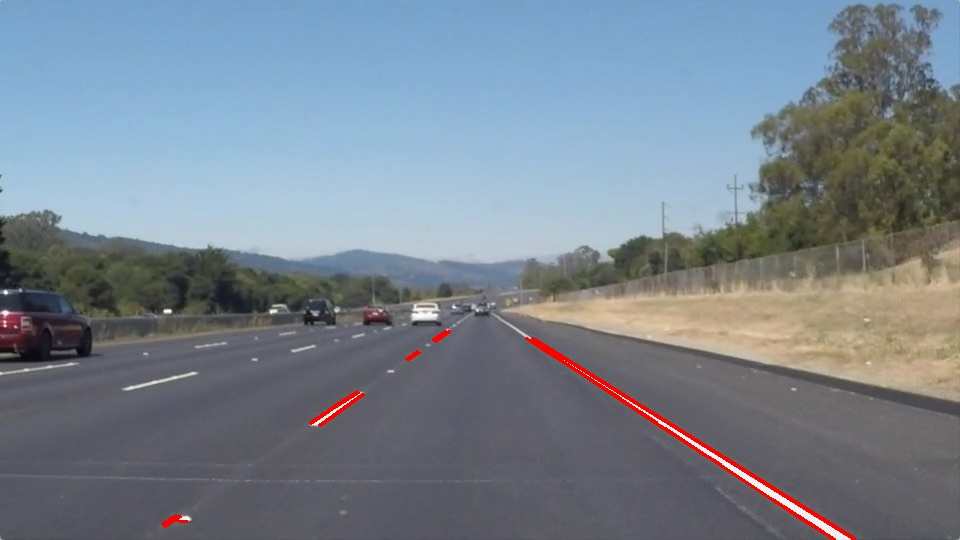
#> input picture Part I - Simple Lane Detection/line-segments-example.jpg, 960 x 540 px, given in place of the camera
$ python lineas.py
#> lines starting #> are read from the running program, lines starting #| are printed output that depends on the picture; after the words box and inside, x2 and y2 are one past the last pixel; in counts of white or black regions, pixels touching at a corner belong together
# Import the required libraries
import cv2
import numpy as np
import matplotlib.pyplot as plt

def canny_edge_detector(image):

	# Convert the image color to grayscale
	gray_image = cv2.cvtColor(image, cv2.COLOR_RGB2GRAY)

	# Reduce noise from the image
	blur = cv2.GaussianBlur(gray_image, (5, 5), 0)
	canny = cv2.Canny(blur, 50, 150)
	return canny

def region_of_interest(image):
	height = image.shape[0]
	polygons = np.array([
		[(200, height), (1100, height), (550, 250)]
		])
	mask = np.zeros_like(image)

	# Fill poly-function deals with multiple polygon
	cv2.fillPoly(mask, polygons, 255)

	# Bitwise operation between canny image and mask image
	masked_image = cv2.bitwise_and(image, mask)
	return masked_image

def create_coordinates(image, line_parameters):
	slope, intercept = line_parameters
	y1 = image.shape[0]
	y2 = int(y1 * (3 / 5))
	x1 = int((y1 - intercept) / slope)
	x2 = int((y2 - intercept) / slope)
	return np.array([x1, y1, x2, y2])

def average_slope_intercept(image, lines):
	left_fit = []
	right_fit = []
	for line in lines:
		x1, y1, x2, y2 = line.reshape(4)

		# It will fit the polynomial and the intercept and slope
		parameters = np.polyfit((x1, x2), (y1, y2), 1)
		slope = parameters[0]
		intercept = parameters[1]
		if slope < 0:
			left_fit.append((slope, intercept))
		else:
			right_fit.append((slope, intercept))

	left_fit_average = np.average(left_fit, axis = 0)
	right_fit_average = np.average(right_fit, axis = 0)
	left_line = create_coordinates(image, left_fit_average)
	right_line = create_coordinates(image, right_fit_average)
	return np.array([left_line, right_line])

def display_lines(image, lines):
	line_image = np.zeros_like(image)
	if lines is not None:
		for x1, y1, x2, y2 in lines:
			cv2.line(line_image, (x1, y1), (x2, y2), (255, 0, 0), 10)
	return line_image
# Path of dataset directory
cap = cv2.VideoCapture(0)
while(cap.isOpened()):
    try:
    	_, frame = cap.read()
#> frame is the input picture: shape (540, 960, 3); mean B, G, R 142.5, 131.4, 120.8
    	canny_image = canny_edge_detector(frame)
#> in canny_edge_detector, `gray_image = cv2.cvtColor(image, cv2.COLOR_RGB2GRAY)`:
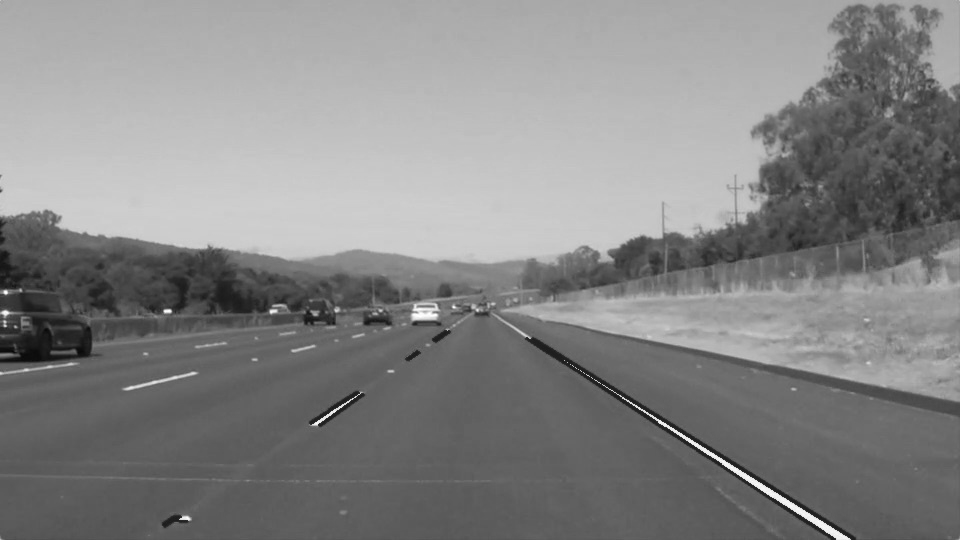
#> gray_image: shape (540, 960); min 6, max 255, mean 133.6
#> in canny_edge_detector, `canny = cv2.Canny(blur, 50, 150)`:
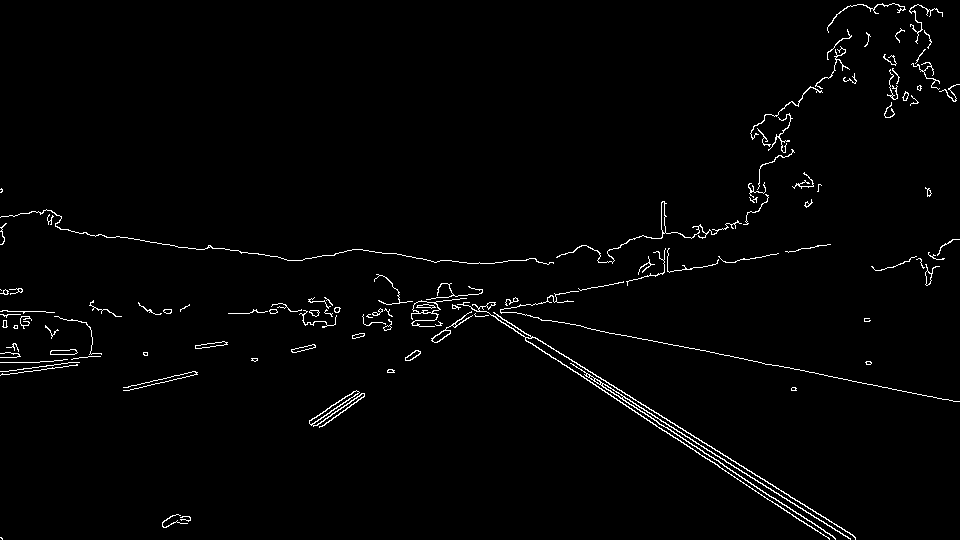
#> canny: shape (540, 960); 1.7% white in thin lines or dots
    	cropped_image = region_of_interest(canny_image)
#> in region_of_interest, `cv2.fillPoly(mask, polygons, 255)`:
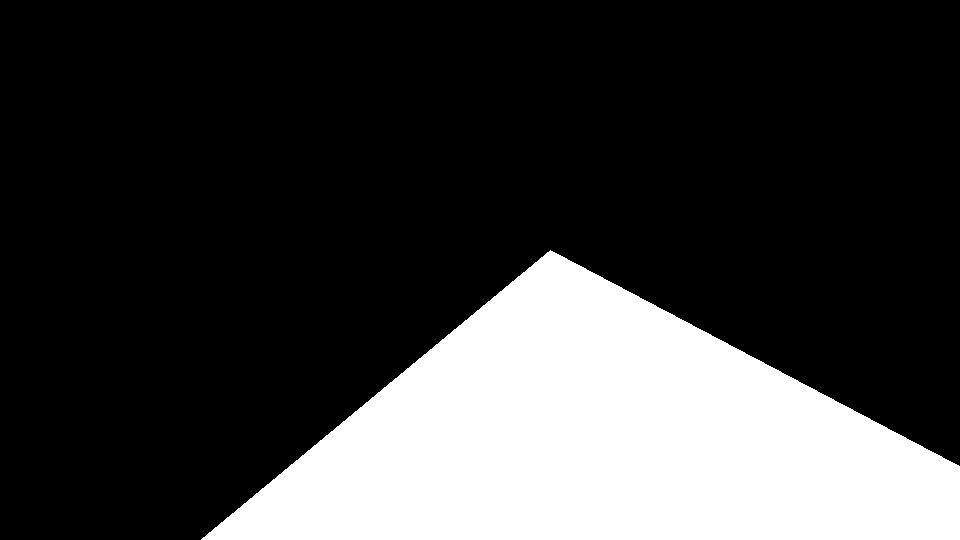
#> mask: shape (540, 960); 24.2% white; 1 white region, box (x1, y1, x2, y2) and area: (201, 250, 960, 540) 125255
#> in region_of_interest, `masked_image = cv2.bitwise_and(image, mask)`:
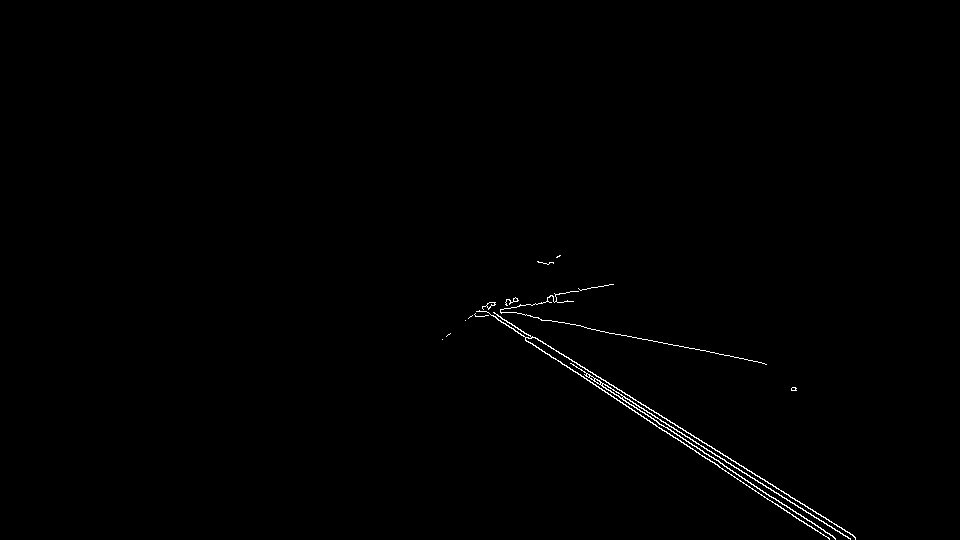
#> masked_image: shape (540, 960); 0.5% white in thin lines or dots, all inside (x1, y1, x2, y2) = (442, 255, 856, 540)

    	lines = cv2.HoughLinesP(cropped_image, 2, np.pi / 180, 100,
    							np.array([]), minLineLength = 40,
    							maxLineGap = 5)
#> lines = [[532, 336, 855, 537], [584, 374, 834, 537], [570, 363, 850, 538], [525, 340, 731, 474], [587, 328, 700, 350], [620, 402, 829, 538], [581, 326, 757, 361], [625, 398, 850, 539]]

    	averaged_lines = average_slope_intercept(frame, lines)
#> the loop in average_slope_intercept, `for line in lines:` made 8 passes
#> (x1, y1, x2, y2, slope, intercept) on passes 1 to 8: (532, 336, 855, 537, 0.622, 4.94), (584, 374, 834, 537, 0.652, -6.77), (570, 363, 850, 538, 0.625, 6.75), (525, 340, 731, 474, 0.65, -1.5), (587, 328, 700, 350, 0.195, 213.7), (620, 402, 829, 538, 0.651, -1.44), (581, 326, 757, 361, 0.199, 210.5), (625, 398, 850, 539, 0.627, 6.33)
#> after the loop in average_slope_intercept, `for line in lines:`: left_fit = []; right_fit = [(0.622, 4.94), (0.652, -6.77), (0.625, 6.75), (0.65, -1.5), (0.195, 213.7), (0.651, -1.44), (0.199, 210.5), (0.627, 6.33)]
#> in average_slope_intercept, `left_fit_average = np.average(left_fit, axis = 0)`: left_fit_average = nan
#> in average_slope_intercept, `right_fit_average = np.average(right_fit, axis = 0)`: right_fit_average = [0.528, 54.06]
    	line_image = display_lines(frame, averaged_lines)
    	combo_image = cv2.addWeighted(frame, 0.8, line_image, 1, 1)
    	cv2.imshow("results", combo_image)

    	# When the below two will be true and will press the 'q' on
    	# our keyboard, we will break out from the loop

    	# # wait 0 will wait for infinitely between each frames.
    	# 1ms will wait for the specified time only between each frames
    	if cv2.waitKey(1) & 0xFF == ord('q'):
    		break
    except:
    	pass

# close the video file
cap.release()

# destroy all the windows that is currently on
cv2.destroyAllWindows()
